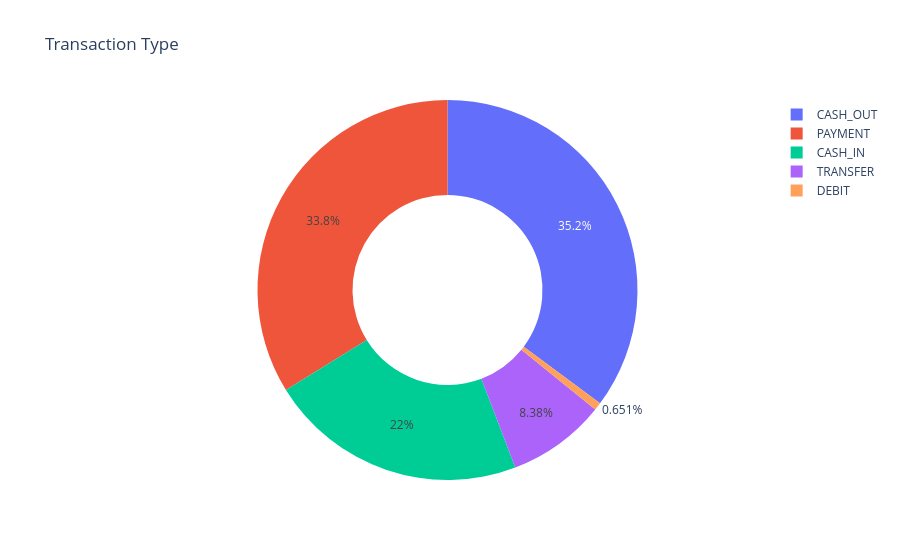

The cell this chart's notebook holds for it:
### Code cell
type = df.type.value_counts()
transactions = type.index
quantity = type.values

import plotly.express as px

figure = px.pie(type,
            values = quantity,
            names = transactions,hole = 0.5,
            title = "Transaction Type")
figure.show()

# Hole=0.5 change pie-chart to donut chart

### Figure 1 — Plotly figure (JSON) as saved in the notebook; plotly's stock layout.template omitted (floating-point values rounded to 4 significant figures)
{"data": [{"domain": {"x": [0, 1], "y": [0, 1]}, "hole": 0.5, "hovertemplate": "type=%{label}<br>value=%{value}<extra></extra>", "labels": ["CASH_OUT", "PAYMENT", "CASH_IN", "TRANSFER", "DEBIT"], "legendgroup": "", "name": "", "showlegend": true, "type": "pie", "values": [2237500, 2151495, 1399284, 532909, 41432]}], "layout": {"legend": {"tracegroupgap": 0}, "title": {"text": "Transaction Type"}}}
